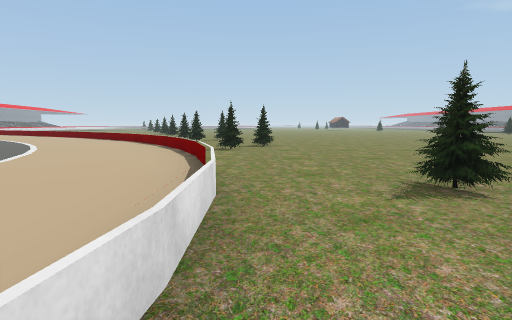
View 1 (above)

23 first-person views from a walk through a scene from a Unity 3-D project. The camera is 1.4 m above the floor, tilts 6° down and sees 75° across. The floor is counted in squares, 2 m on a side. Each view is taken from the middle of a square. On the plan, view 1 faces up. The plan holds only what a view shows up to about 10 squares ahead; the rest is blank. The place goes on beyond the plan.

View 2
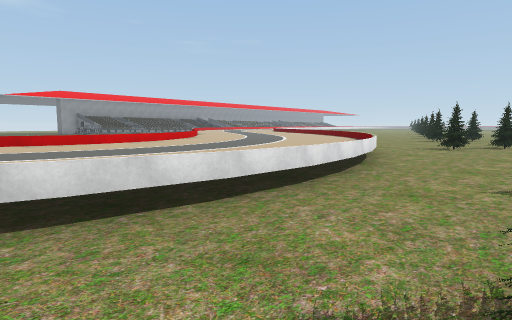

View 3
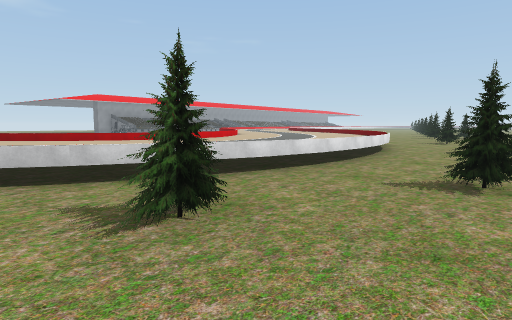

View 4
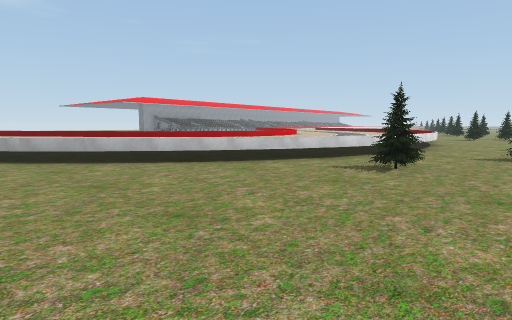

View 5
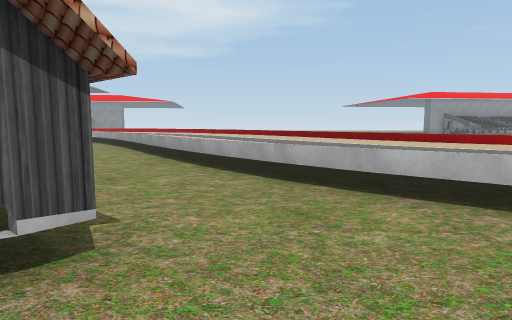

View 6
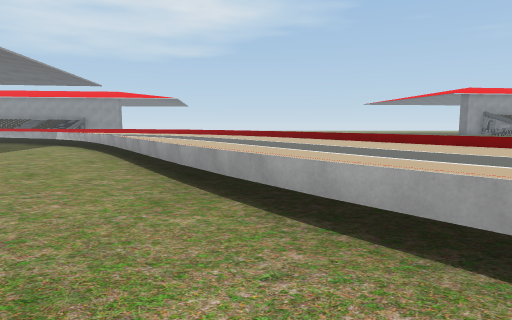

View 7
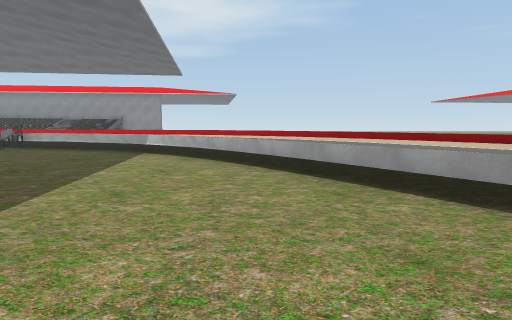

View 8
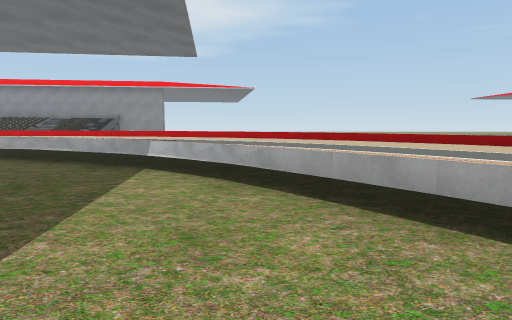

View 9
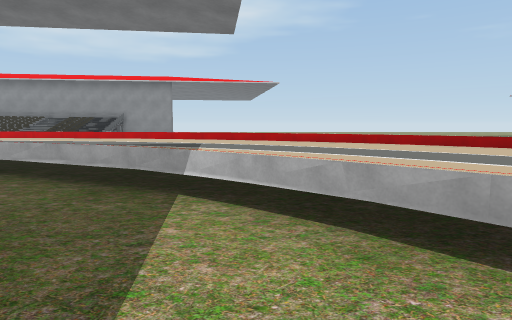

View 10
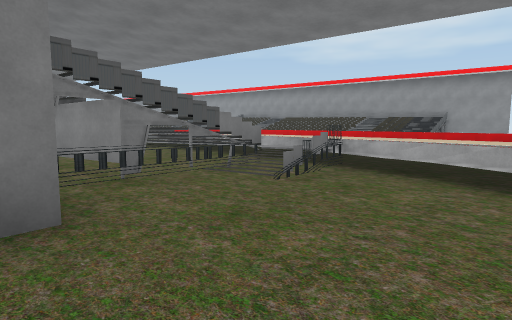

View 11
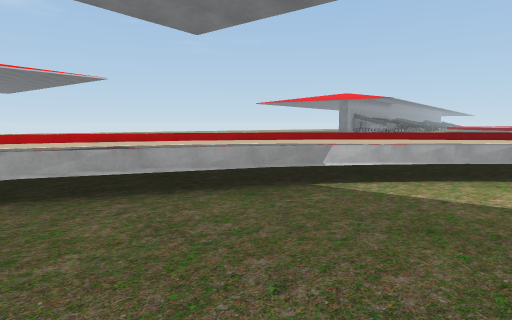

View 12
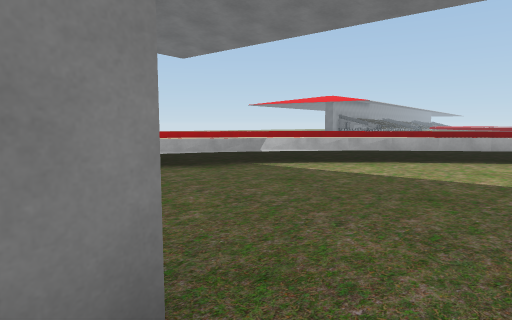

View 13
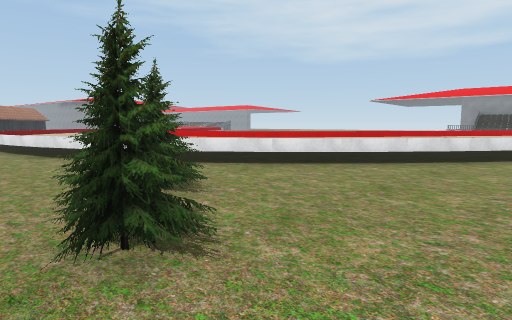

View 14
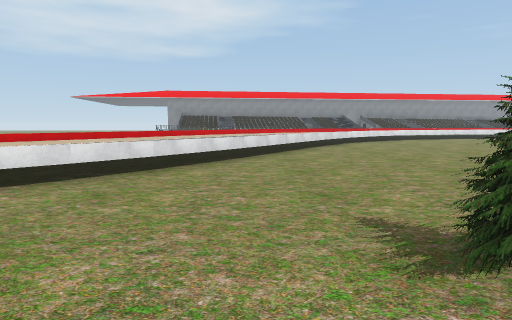

View 15
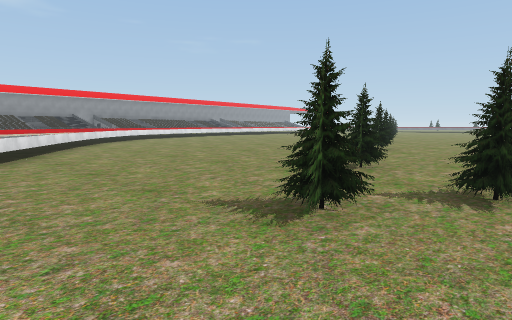

View 16
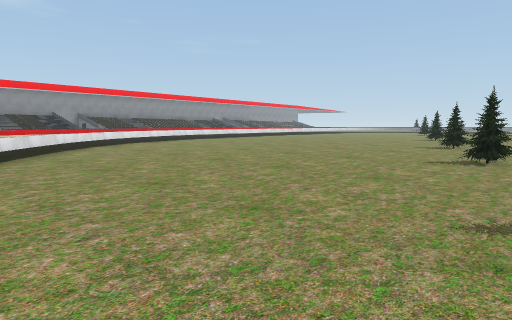

View 17
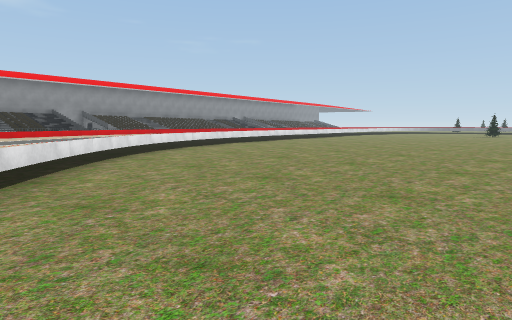

View 18
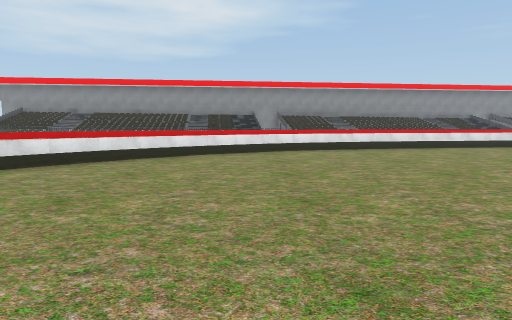

View 19
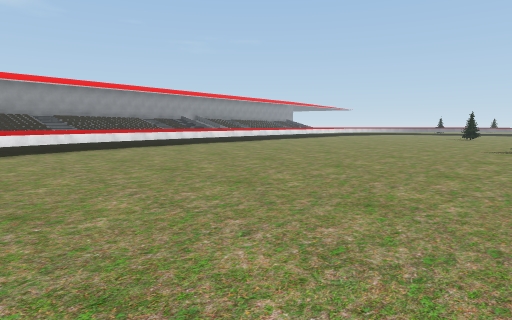

View 20
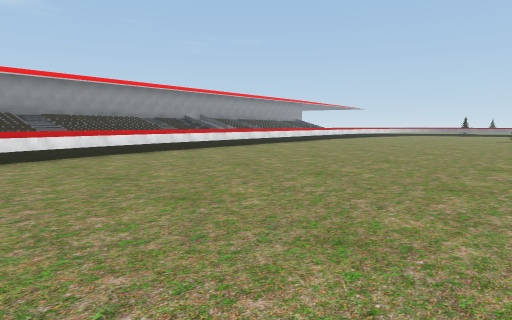

View 21
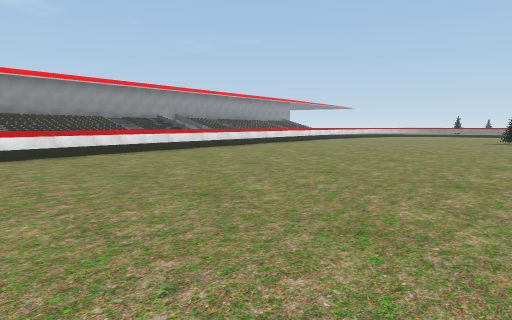

View 22
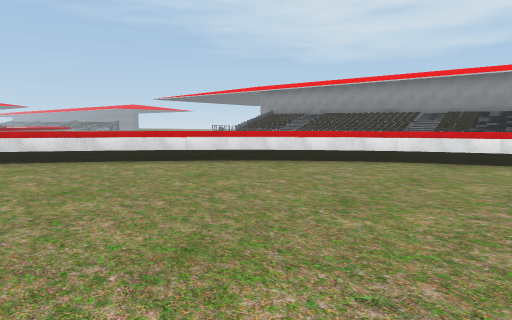

View 23
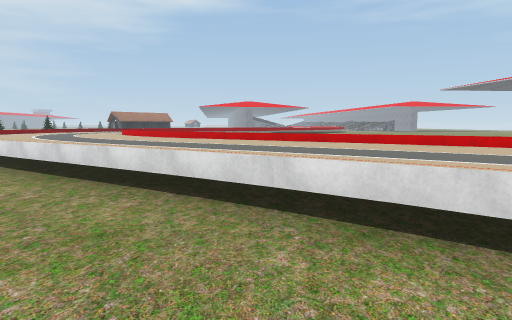

### Floor plan
Key: @ floor where view 1 was taken; # wall or solid block; . main floor; : floor 0.5 m higher than the main floor; / step, stairs or slope; = window, fence, low wall or low ledge; ^ raised ledge.
Columns run from 21 left of view 1 to 5 right of it. Each row starts with its distance up from view 1.
 29   =..........
 28   :=.........
 27  ::=.........
 26  ::=.........
 25  ::=......... =
 24  ::=............
 23  ::=...............
 22  :::=..........==..
 21  :::=...........=..
 20  :::=..............
 19   :::=.............
 18   ::::=.......... ..
 17   :::::=.........==.
 16    :::::=..........==
 15      ::::==....... ==
 14       ::::#=......==.
 13      :::::::==.........
 12     ##::::::::=......=.
 11      ##::::::::=.....=.
 10       ###:::::::==..=.....
  9         ##:::::::#=.=.....
  8          ###::::::=.......
  7            ##   :::=.......
  6                 :::==......
  5                :::::=.....
  4               ##::::=..=.
  3                #::::=..=.
  2                #::::=...
  1                #::::=..=
  0                #::::=@.=.
 -1               ##::::=....
 -2              =#:::::=.=..
 -3             ##:::::=..=..
 -4           ###::::::=.....
 -5          ##:::::::=......
 -6        ###:::::::=.......
 -7       ##::::::::=........
 -8      ##::::::::=...#.....
 -9     ##:::::::==....
-10    ##:::::::=....
-11   ##::::::==....
-12   #::::::=......
-13  ##:::::=......
-14  #:::::=......
-15 ##::::=......
-16 #:::::=.....
-17 #::::=/.....
-18 #::::=......
-19 #::::==/..#.
-20      ^^^###

Positions as (right, up) in squares from view 1, and headings:
1: (0, 0), facing up
2: (2, -1), facing up-left
3: (3, -4), facing up-left
4: (3, -8), facing up-left
5: (0, -7), facing left
6: (-3, -8), facing left
7: (-6, -12), facing left
8: (-9, -13), facing left
9: (-11, -14), facing left
10: (-11, -16), facing down-left
11: (-12, -18), facing up-left
12: (-10, -19), facing up-left
13: (1, 13), facing down-left
14: (-1, 13), facing left
15: (-1, 12), facing up-left
16: (-4, 14), facing up-left
17: (-8, 15), facing up-left
18: (-8, 20), facing left
19: (-8, 20), facing up-left
20: (-10, 21), facing up-left
21: (-10, 23), facing up-left
22: (-10, 22), facing down-left
23: (-12, 18), facing down
